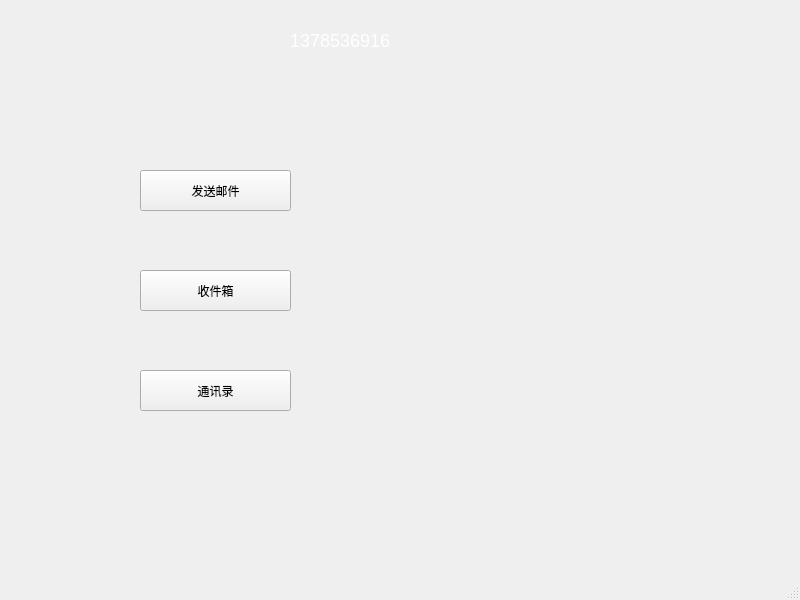
<?xml version="1.0" encoding="UTF-8"?>
<ui version="4.0">
 <class>Main_Window</class>
 <widget class="QMainWindow" name="Main_Window">
  <property name="geometry">
   <rect>
    <x>0</x>
    <y>0</y>
    <width>800</width>
    <height>600</height>
   </rect>
  </property>
  <property name="windowTitle">
   <string>主界面</string>
  </property>
  <widget class="QWidget" name="centralwidget">
   <widget class="QPushButton" name="btn_sendemail">
    <property name="geometry">
     <rect>
      <x>140</x>
      <y>170</y>
      <width>151</width>
      <height>41</height>
     </rect>
    </property>
    <property name="styleSheet">
     <string notr="true">backgroud:qradialgradient(spread:pad, cx:0.5, cy:0.5, radius:0.5, fx:0.5, fy:0.5, stop:0 rgba(255, 235, 235, 206), stop:0.35 rgba(255, 188, 188, 80), stop:0.4 rgba(255, 162, 162, 80), stop:0.425 rgba(255, 132, 132, 156), stop:0.44 rgba(252, 128, 128, 80), stop:1 rgba(255, 255, 255, 0))</string>
    </property>
    <property name="text">
     <string>发送邮件</string>
    </property>
   </widget>
   <widget class="QPushButton" name="btn_receivebox">
    <property name="geometry">
     <rect>
      <x>140</x>
      <y>270</y>
      <width>151</width>
      <height>41</height>
     </rect>
    </property>
    <property name="text">
     <string>收件箱</string>
    </property>
   </widget>
   <widget class="QPushButton" name="btn_adressbook">
    <property name="geometry">
     <rect>
      <x>140</x>
      <y>370</y>
      <width>151</width>
      <height>41</height>
     </rect>
    </property>
    <property name="text">
     <string>通讯录</string>
    </property>
   </widget>
   <widget class="QLabel" name="label_2">
    <property name="geometry">
     <rect>
      <x>-10</x>
      <y>0</y>
      <width>821</width>
      <height>561</height>
     </rect>
    </property>
    <property name="text">
     <string/>
    </property>
    <property name="pixmap">
     <pixmap>background2.png</pixmap>
    </property>
    <property name="scaledContents">
     <bool>true</bool>
    </property>
   </widget>
   <widget class="QLabel" name="label_username">
    <property name="geometry">
     <rect>
      <x>290</x>
      <y>30</y>
      <width>121</width>
      <height>21</height>
     </rect>
    </property>
    <property name="styleSheet">
     <string notr="true">color:white;

font-family: 微软雅黑;

font-size:18px</string>
    </property>
    <property name="text">
     <string>1378536916</string>
    </property>
   </widget>
   <zorder>label_2</zorder>
   <zorder>btn_sendemail</zorder>
   <zorder>btn_receivebox</zorder>
   <zorder>btn_adressbook</zorder>
   <zorder>label_username</zorder>
  </widget>
  <widget class="QMenuBar" name="menubar">
   <property name="geometry">
    <rect>
     <x>0</x>
     <y>0</y>
     <width>800</width>
     <height>22</height>
    </rect>
   </property>
  </widget>
  <widget class="QStatusBar" name="statusbar"/>
 </widget>
 <resources/>
 <connections/>
</ui>
